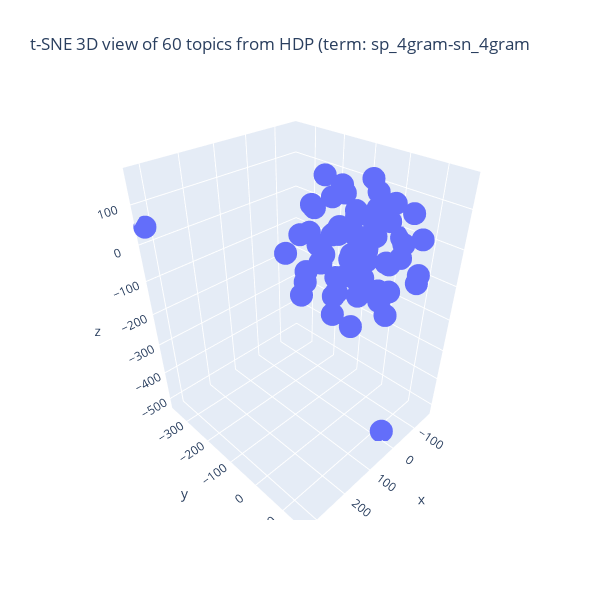

This figure's notebook cell:
### Code cell
## tSNE の結果の可視化 (3D)
import numpy as np
import plotly.graph_objects as go

## 図の大きさを決める
X = pair_top_tsne_3d_fitted[:,0] # 次元 1
Y = pair_top_tsne_3d_fitted[:,1] # 次元 2
Z = pair_top_tsne_3d_fitted[:,2] # 次元 3
fig = go.Figure(data = [go.Scatter3d(x = X, y = Y, z = Z, mode = 'markers')])

## 3D 散布図にラベルを追加する処理は未実装
#method = "HDP" if use_HDP else "LDA"
fig.update_layout(autosize = False, width = 600, height = 600,
                 title = f"t-SNE 3D view of {max_n_topics} topics from {method_name} (term: {sp_term_type}-{sn_term_type}")
fig.show()
